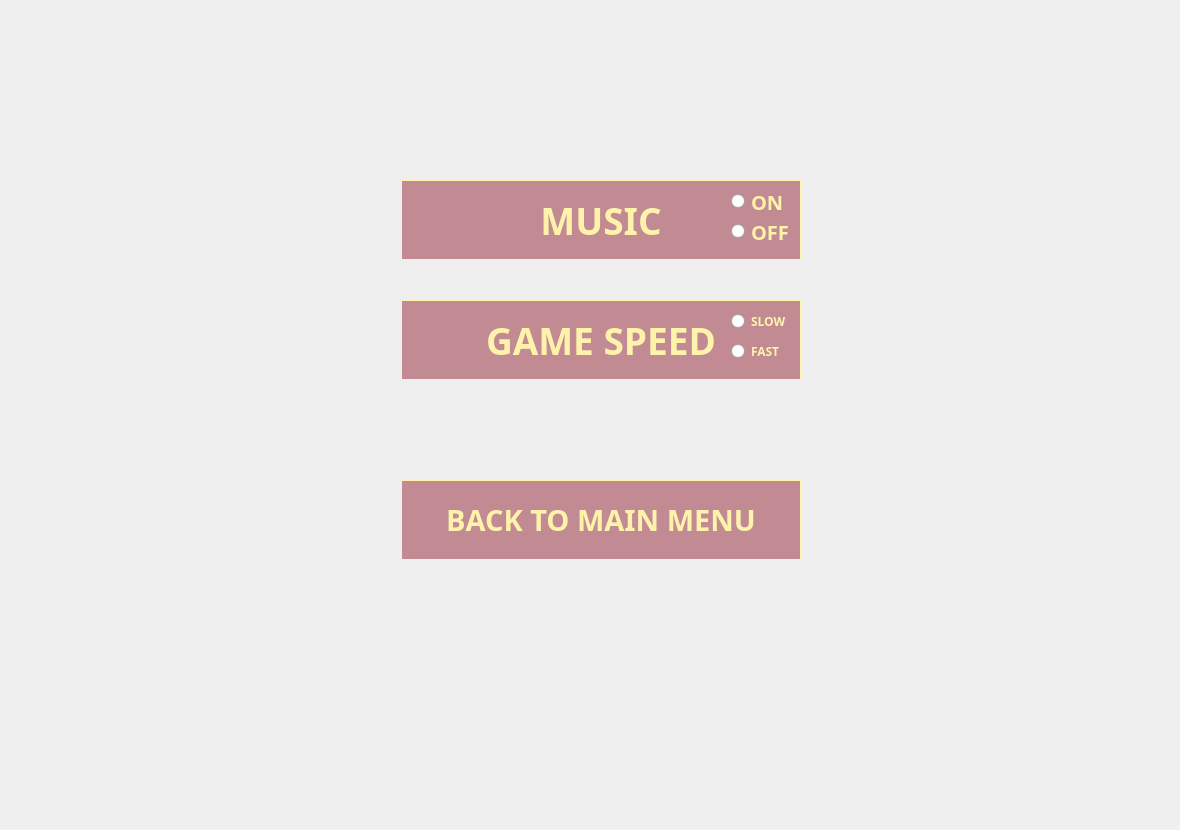
    <widget class="QWidget" name="page_2">
     <widget class="QWidget" name="gridLayoutWidget_2">
      <property name="geometry">
       <rect>
        <x>10</x>
        <y>19</y>
        <width>1161</width>
        <height>802</height>
       </rect>
      </property>
      <layout class="QGridLayout" name="gridLayout_2">
       <item row="0" column="1">
        <widget class="QWidget" name="widget" native="true">
         <property name="minimumSize">
          <size>
           <width>600</width>
           <height>600</height>
          </size>
         </property>
         <property name="maximumSize">
          <size>
           <width>600</width>
           <height>600</height>
          </size>
         </property>
         <widget class="QLabel" name="label">
          <property name="geometry">
           <rect>
            <x>110</x>
            <y>60</y>
            <width>400</width>
            <height>80</height>
           </rect>
          </property>
          <property name="minimumSize">
           <size>
            <width>400</width>
            <height>80</height>
           </size>
          </property>
          <property name="maximumSize">
           <size>
            <width>400</width>
            <height>80</height>
           </size>
          </property>
          <property name="font">
           <font>
            <family>Sahadeva</family>
            <pointsize>28</pointsize>
            <weight>75</weight>
            <bold>true</bold>
           </font>
          </property>
          <property name="styleSheet">
           <string notr="true">background-color: #c28a93;
color:#fff3ab;
border: 1px solid #fff3ab;
border-color: #fff3ab;</string>
          </property>
          <property name="text">
           <string>MUSIC</string>
          </property>
          <property name="alignment">
           <set>Qt::AlignCenter</set>
          </property>
         </widget>
         <widget class="QLabel" name="label_2">
          <property name="geometry">
           <rect>
            <x>110</x>
            <y>180</y>
            <width>400</width>
            <height>80</height>
           </rect>
          </property>
          <property name="minimumSize">
           <size>
            <width>400</width>
            <height>80</height>
           </size>
          </property>
          <property name="maximumSize">
           <size>
            <width>400</width>
            <height>80</height>
           </size>
          </property>
          <property name="font">
           <font>
            <family>Sahadeva</family>
            <pointsize>28</pointsize>
            <weight>75</weight>
            <bold>true</bold>
           </font>
          </property>
          <property name="styleSheet">
           <string notr="true">background-color: #c28a93;
color:#fff3ab;
border: 1px solid #fff3ab;
border-color: #fff3ab;</string>
          </property>
          <property name="text">
           <string>GAME SPEED</string>
          </property>
          <property name="alignment">
           <set>Qt::AlignCenter</set>
          </property>
         </widget>
         <widget class="QPushButton" name="pbBackToMenu">
          <property name="geometry">
           <rect>
            <x>110</x>
            <y>360</y>
            <width>400</width>
            <height>80</height>
           </rect>
          </property>
          <property name="minimumSize">
           <size>
            <width>400</width>
            <height>80</height>
           </size>
          </property>
          <property name="maximumSize">
           <size>
            <width>400</width>
            <height>80</height>
           </size>
          </property>
          <property name="font">
           <font>
            <family>Sahadeva</family>
            <pointsize>22</pointsize>
            <weight>75</weight>
            <bold>true</bold>
           </font>
          </property>
          <property name="styleSheet">
           <string notr="true">background-color: #c28a93;
color:#fff3ab;
border: 1px solid #fff3ab;
border-color: #fff3ab;</string>
          </property>
          <property name="text">
           <string>BACK TO MAIN MENU</string>
          </property>
         </widget>
         <widget class="QGroupBox" name="gbox1">
          <property name="geometry">
           <rect>
            <x>410</x>
            <y>50</y>
            <width>120</width>
            <height>91</height>
           </rect>
          </property>
          <property name="styleSheet">
           <string notr="true">border:none;</string>
          </property>
          <property name="title">
           <string/>
          </property>
          <widget class="QRadioButton" name="rbON">
           <property name="geometry">
            <rect>
             <x>30</x>
             <y>20</y>
             <width>112</width>
             <height>23</height>
            </rect>
           </property>
           <property name="font">
            <font>
             <family>Sahadeva</family>
             <pointsize>15</pointsize>
             <weight>75</weight>
             <bold>true</bold>
            </font>
           </property>
           <property name="styleSheet">
            <string notr="true">color:#fff3ab;
</string>
           </property>
           <property name="text">
            <string>ON</string>
           </property>
          </widget>
          <widget class="QRadioButton" name="rbOFF">
           <property name="geometry">
            <rect>
             <x>30</x>
             <y>50</y>
             <width>112</width>
             <height>23</height>
            </rect>
           </property>
           <property name="font">
            <font>
             <family>Sahadeva</family>
             <pointsize>15</pointsize>
             <weight>75</weight>
             <bold>true</bold>
            </font>
           </property>
           <property name="styleSheet">
            <string notr="true">color:#fff3ab;</string>
           </property>
           <property name="text">
            <string>OFF</string>
           </property>
          </widget>
         </widget>
         <widget class="QGroupBox" name="gbox2">
          <property name="geometry">
           <rect>
            <x>430</x>
            <y>170</y>
            <width>120</width>
            <height>80</height>
           </rect>
          </property>
          <property name="styleSheet">
           <string notr="true">border: none;</string>
          </property>
          <property name="title">
           <string/>
          </property>
          <widget class="QRadioButton" name="rbFAST">
           <property name="geometry">
            <rect>
             <x>10</x>
             <y>50</y>
             <width>112</width>
             <height>23</height>
            </rect>
           </property>
           <property name="font">
            <font>
             <family>Sahadeva</family>
             <weight>75</weight>
             <bold>true</bold>
            </font>
           </property>
           <property name="styleSheet">
            <string notr="true">
color:#fff3ab;</string>
           </property>
           <property name="text">
            <string>FAST</string>
           </property>
          </widget>
          <widget class="QRadioButton" name="rbSLOW">
           <property name="geometry">
            <rect>
             <x>10</x>
             <y>20</y>
             <width>112</width>
             <height>23</height>
            </rect>
           </property>
           <property name="font">
            <font>
             <family>Sahadeva</family>
             <weight>75</weight>
             <bold>true</bold>
            </font>
           </property>
           <property name="styleSheet">
            <string notr="true">color:#fff3ab;</string>
           </property>
           <property name="text">
            <string>SLOW</string>
           </property>
          </widget>
         </widget>
        </widget>
       </item>
       <item row="0" column="0">
        <spacer name="horizontalSpacer_3">
         <property name="orientation">
          <enum>Qt::Horizontal</enum>
         </property>
         <property name="sizeHint" stdset="0">
          <size>
           <width>40</width>
           <height>20</height>
          </size>
         </property>
        </spacer>
       </item>
       <item row="0" column="2">
        <spacer name="horizontalSpacer_4">
         <property name="orientation">
          <enum>Qt::Horizontal</enum>
         </property>
         <property name="sizeHint" stdset="0">
          <size>
           <width>40</width>
           <height>20</height>
          </size>
         </property>
        </spacer>
       </item>
      </layout>
     </widget>
    </widget>
